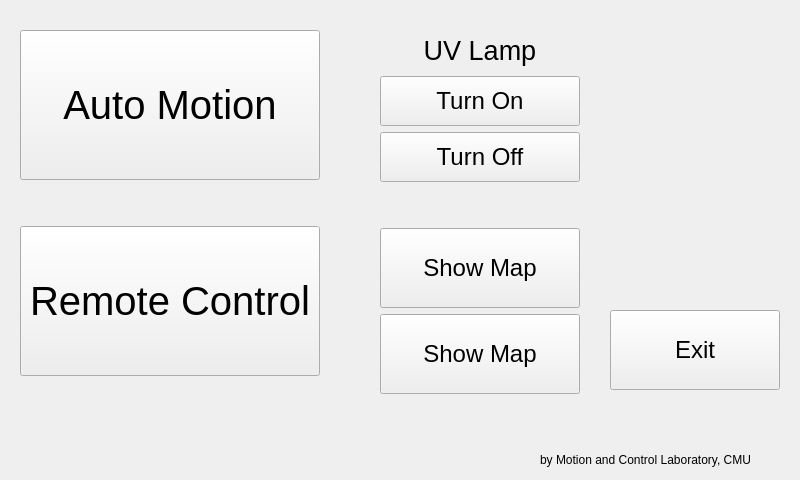
<?xml version="1.0" encoding="UTF-8"?>
<ui version="4.0">
 <class>uv_test</class>
 <widget class="QWidget" name="uv_test">
  <property name="geometry">
   <rect>
    <x>0</x>
    <y>0</y>
    <width>800</width>
    <height>480</height>
   </rect>
  </property>
  <property name="sizePolicy">
   <sizepolicy hsizetype="Fixed" vsizetype="Fixed">
    <horstretch>0</horstretch>
    <verstretch>0</verstretch>
   </sizepolicy>
  </property>
  <property name="windowTitle">
   <string>uv_test</string>
  </property>
  <widget class="QWidget" name="verticalLayoutWidget">
   <property name="geometry">
    <rect>
     <x>20</x>
     <y>30</y>
     <width>341</width>
     <height>411</height>
    </rect>
   </property>
   <layout class="QVBoxLayout" name="verticalLayout">
    <property name="sizeConstraint">
     <enum>QLayout::SetFixedSize</enum>
    </property>
    <item>
     <widget class="QPushButton" name="pushButton_3">
      <property name="minimumSize">
       <size>
        <width>300</width>
        <height>150</height>
       </size>
      </property>
      <property name="font">
       <font>
        <pointsize>30</pointsize>
       </font>
      </property>
      <property name="text">
       <string>Auto Motion</string>
      </property>
     </widget>
    </item>
    <item>
     <spacer name="verticalSpacer_2">
      <property name="orientation">
       <enum>Qt::Vertical</enum>
      </property>
      <property name="sizeHint" stdset="0">
       <size>
        <width>20</width>
        <height>40</height>
       </size>
      </property>
     </spacer>
    </item>
    <item>
     <widget class="QPushButton" name="pushButton_4">
      <property name="minimumSize">
       <size>
        <width>300</width>
        <height>150</height>
       </size>
      </property>
      <property name="font">
       <font>
        <pointsize>30</pointsize>
       </font>
      </property>
      <property name="text">
       <string>Remote Control</string>
      </property>
     </widget>
    </item>
   </layout>
  </widget>
  <widget class="QWidget" name="verticalLayoutWidget_3">
   <property name="geometry">
    <rect>
     <x>380</x>
     <y>30</y>
     <width>211</width>
     <height>411</height>
    </rect>
   </property>
   <layout class="QVBoxLayout" name="verticalLayout_3">
    <property name="sizeConstraint">
     <enum>QLayout::SetFixedSize</enum>
    </property>
    <item>
     <widget class="QLabel" name="label_2">
      <property name="minimumSize">
       <size>
        <width>0</width>
        <height>40</height>
       </size>
      </property>
      <property name="font">
       <font>
        <pointsize>20</pointsize>
       </font>
      </property>
      <property name="text">
       <string>UV Lamp</string>
      </property>
      <property name="alignment">
       <set>Qt::AlignCenter</set>
      </property>
     </widget>
    </item>
    <item>
     <widget class="QPushButton" name="pushButton_5">
      <property name="minimumSize">
       <size>
        <width>200</width>
        <height>50</height>
       </size>
      </property>
      <property name="font">
       <font>
        <pointsize>18</pointsize>
       </font>
      </property>
      <property name="text">
       <string>Turn On</string>
      </property>
     </widget>
    </item>
    <item>
     <widget class="QPushButton" name="pushButton_7">
      <property name="minimumSize">
       <size>
        <width>200</width>
        <height>50</height>
       </size>
      </property>
      <property name="font">
       <font>
        <pointsize>18</pointsize>
       </font>
      </property>
      <property name="text">
       <string>Turn Off</string>
      </property>
     </widget>
    </item>
    <item>
     <spacer name="verticalSpacer_3">
      <property name="orientation">
       <enum>Qt::Vertical</enum>
      </property>
      <property name="sizeHint" stdset="0">
       <size>
        <width>20</width>
        <height>40</height>
       </size>
      </property>
     </spacer>
    </item>
    <item>
     <widget class="QPushButton" name="pushButton_6">
      <property name="minimumSize">
       <size>
        <width>200</width>
        <height>80</height>
       </size>
      </property>
      <property name="font">
       <font>
        <pointsize>18</pointsize>
       </font>
      </property>
      <property name="text">
       <string>Show Map</string>
      </property>
     </widget>
    </item>
    <item>
     <widget class="QPushButton" name="pushButton_8">
      <property name="minimumSize">
       <size>
        <width>200</width>
        <height>80</height>
       </size>
      </property>
      <property name="font">
       <font>
        <pointsize>18</pointsize>
       </font>
      </property>
      <property name="text">
       <string>Show Map</string>
      </property>
     </widget>
    </item>
   </layout>
  </widget>
  <widget class="QLabel" name="label">
   <property name="geometry">
    <rect>
     <x>540</x>
     <y>450</y>
     <width>241</width>
     <height>20</height>
    </rect>
   </property>
   <property name="text">
    <string>by Motion and Control Laboratory, CMU</string>
   </property>
  </widget>
  <widget class="QWidget" name="verticalLayoutWidget_2">
   <property name="geometry">
    <rect>
     <x>610</x>
     <y>30</y>
     <width>171</width>
     <height>411</height>
    </rect>
   </property>
   <layout class="QVBoxLayout" name="verticalLayout_2">
    <property name="spacing">
     <number>0</number>
    </property>
    <property name="sizeConstraint">
     <enum>QLayout::SetFixedSize</enum>
    </property>
    <property name="topMargin">
     <number>0</number>
    </property>
    <item>
     <layout class="QHBoxLayout" name="horizontalLayout">
      <property name="sizeConstraint">
       <enum>QLayout::SetMaximumSize</enum>
      </property>
      <item>
       <widget class="QLabel" name="label_3">
        <property name="sizePolicy">
         <sizepolicy hsizetype="Fixed" vsizetype="Fixed">
          <horstretch>0</horstretch>
          <verstretch>0</verstretch>
         </sizepolicy>
        </property>
        <property name="minimumSize">
         <size>
          <width>120</width>
          <height>120</height>
         </size>
        </property>
        <property name="text">
         <string/>
        </property>
        <property name="pixmap">
         <pixmap>log_cmu120.png</pixmap>
        </property>
       </widget>
      </item>
     </layout>
    </item>
    <item>
     <layout class="QHBoxLayout" name="horizontalLayout_2">
      <property name="spacing">
       <number>0</number>
      </property>
      <property name="sizeConstraint">
       <enum>QLayout::SetFixedSize</enum>
      </property>
      <item>
       <widget class="QLabel" name="label_4">
        <property name="sizePolicy">
         <sizepolicy hsizetype="Fixed" vsizetype="Fixed">
          <horstretch>0</horstretch>
          <verstretch>0</verstretch>
         </sizepolicy>
        </property>
        <property name="minimumSize">
         <size>
          <width>120</width>
          <height>120</height>
         </size>
        </property>
        <property name="text">
         <string/>
        </property>
        <property name="pixmap">
         <pixmap>logo_mc120g.png</pixmap>
        </property>
       </widget>
      </item>
     </layout>
    </item>
    <item>
     <spacer name="verticalSpacer">
      <property name="orientation">
       <enum>Qt::Vertical</enum>
      </property>
      <property name="sizeHint" stdset="0">
       <size>
        <width>20</width>
        <height>40</height>
       </size>
      </property>
     </spacer>
    </item>
    <item>
     <widget class="QPushButton" name="pushButton">
      <property name="sizePolicy">
       <sizepolicy hsizetype="Fixed" vsizetype="Fixed">
        <horstretch>0</horstretch>
        <verstretch>0</verstretch>
       </sizepolicy>
      </property>
      <property name="minimumSize">
       <size>
        <width>170</width>
        <height>80</height>
       </size>
      </property>
      <property name="font">
       <font>
        <pointsize>18</pointsize>
       </font>
      </property>
      <property name="text">
       <string>Exit</string>
      </property>
     </widget>
    </item>
   </layout>
  </widget>
 </widget>
 <resources/>
 <connections/>
</ui>
